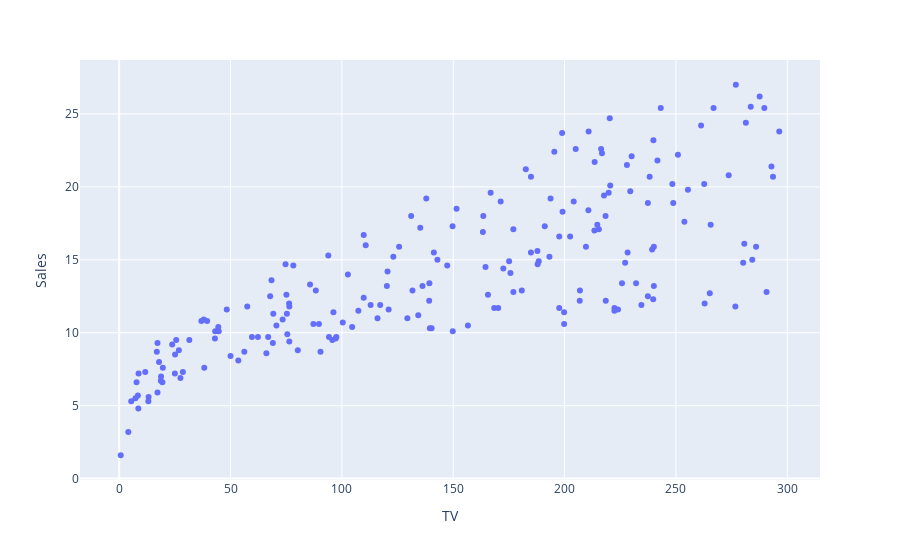
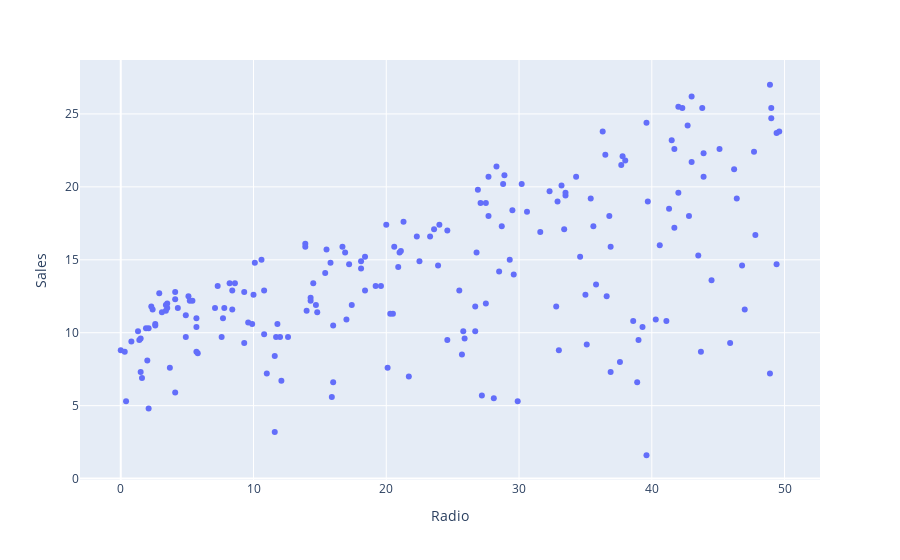
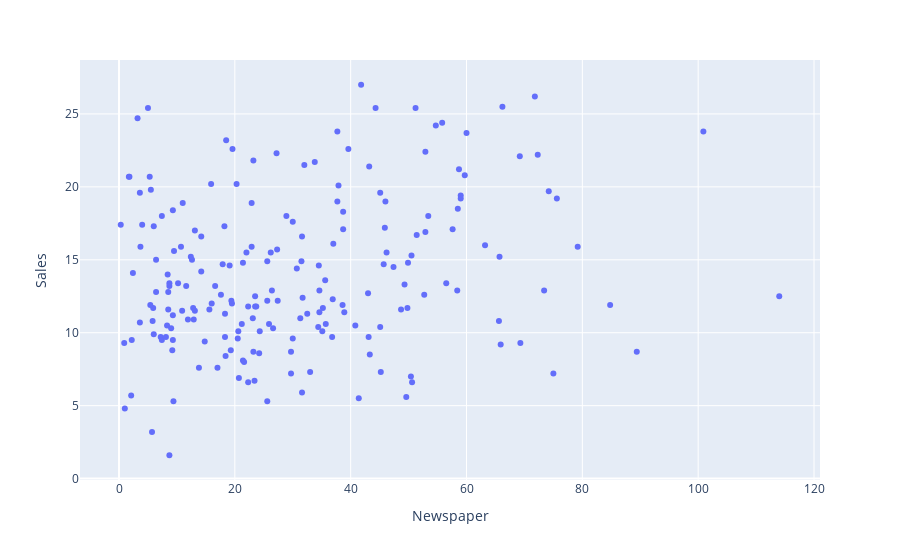

The code cell stored with these charts, in order, in its notebook:
### Code cell
f  = px.scatter(d,x = 'TV',y = 'Sales')
f.show()
f  = px.scatter(d,x = 'Radio',y = 'Sales')
f.show()
f  = px.scatter(d,x = 'Newspaper',y = 'Sales')
f.show()

### Figure 1 — Plotly figure (JSON) as saved in the notebook; plotly's stock layout.template omitted (floating-point values rounded to 4 significant figures; data arrays with more than 128 entries replaced by an {"elided": "..."} marker saying what was removed)
{"data": [{"hovertemplate": "TV=%{x}<br>Sales=%{y}<extra></extra>", "legendgroup": "", "marker": {"color": "#636efa", "symbol": "circle"}, "mode": "markers", "name": "", "orientation": "v", "showlegend": false, "type": "scatter", "x": {"elided": "200 float values"}, "xaxis": "x", "y": {"elided": "200 float values"}, "yaxis": "y"}], "layout": {"legend": {"tracegroupgap": 0}, "margin": {"t": 60}, "xaxis": {"anchor": "y", "domain": [0, 1], "title": {"text": "TV"}}, "yaxis": {"anchor": "x", "domain": [0, 1], "title": {"text": "Sales"}}}}

### Figure 2 — Plotly figure (JSON) as saved in the notebook; plotly's stock layout.template omitted (floating-point values rounded to 4 significant figures; data arrays with more than 128 entries replaced by an {"elided": "..."} marker saying what was removed)
{"data": [{"hovertemplate": "Radio=%{x}<br>Sales=%{y}<extra></extra>", "legendgroup": "", "marker": {"color": "#636efa", "symbol": "circle"}, "mode": "markers", "name": "", "orientation": "v", "showlegend": false, "type": "scatter", "x": {"elided": "200 float values"}, "xaxis": "x", "y": {"elided": "200 float values"}, "yaxis": "y"}], "layout": {"legend": {"tracegroupgap": 0}, "margin": {"t": 60}, "xaxis": {"anchor": "y", "domain": [0, 1], "title": {"text": "Radio"}}, "yaxis": {"anchor": "x", "domain": [0, 1], "title": {"text": "Sales"}}}}

### Figure 3 — Plotly figure (JSON) as saved in the notebook; plotly's stock layout.template omitted (floating-point values rounded to 4 significant figures; data arrays with more than 128 entries replaced by an {"elided": "..."} marker saying what was removed)
{"data": [{"hovertemplate": "Newspaper=%{x}<br>Sales=%{y}<extra></extra>", "legendgroup": "", "marker": {"color": "#636efa", "symbol": "circle"}, "mode": "markers", "name": "", "orientation": "v", "showlegend": false, "type": "scatter", "x": {"elided": "200 float values"}, "xaxis": "x", "y": {"elided": "200 float values"}, "yaxis": "y"}], "layout": {"legend": {"tracegroupgap": 0}, "margin": {"t": 60}, "xaxis": {"anchor": "y", "domain": [0, 1], "title": {"text": "Newspaper"}}, "yaxis": {"anchor": "x", "domain": [0, 1], "title": {"text": "Sales"}}}}
